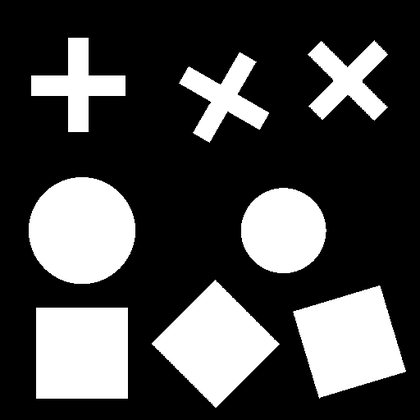
%> input picture 8.Image_Invariants/ksztalty.bmp, 420 x 420 px, shrunk from 512 x 512 before the run
$ octave second.m   (GNU Octave 9; MATLAB toolbox functions it lacks are replaced by stand-ins)
%> lines starting %> are read from the running program, lines starting %| are printed output that depends on the picture; in (x1, y1, x2, y2) boxes, pixels count from 0 and x2, y2 are one past the last pixel; in counts of white or black regions, pixels touching at a corner belong together; the program's own positions count from 1
### 8.Image_Invariants/obliczWspolczynniki.m
%% Tomasz Kryjak
% Laboratorium Biocybernetyki
% Obliczanie wspolczynnikow ksztaltu - dla obrazu poindeksowanego

% Wejscie
% - obraz - poindeksowany obraz
% Wyjscie
% - wspolczyniki - dla kazdego obiektu  seria wspolczynnikow - kolejne
% kolumny : - Compacntess, Rmin/Rmax/ Blair-Bliss, Haralick, M7


function [ wspolczynniki ] = obliczWspolczynniki( obraz )

    %% Ile obiektow na obrazie ...
    % Zalozenie o dobrej indeksacji
    ileObiektow = max(obraz(:));

    % Wyznacznie parametrow z obiektu
    res = regionprops(obraz,'Area','BoundingBox','Image');

    % Macierz na wspolczynniki
    wspolczynniki = zeros(ileObiektow,5);

    % Kontenery na wspolczynniki
    Compactness = zeros(ileObiektow,1);
    rMinrMax = zeros(ileObiektow,1);
    BlairBliss = zeros(ileObiektow,1);
    Haralick = zeros(ileObiektow,1);
    M7 = zeros(ileObiektow,1);


    for i=1:ileObiektow
        %% Wyznaczanie wspolczynnika compactness
        S = res(i).Area;
        bb = res(i).BoundingBox;

        Compactness(i) = S / ((bb(3)*bb(4)));

        %% Wyznaczanie wspolczynnika rmin / rmax


        obiekt = res(i).Image;
        srodekCiezkosci = regionprops(obiekt,'Centroid');
        srodekCiezkosci=srodekCiezkosci.Centroid;

        kontur = bwperim(obiekt,8);

        ilePikseliNaKonturze = sum(kontur(:));

        odlOdSrodkaCiezkosci = zeros(ilePikseliNaKonturze,1);

        % Licznik po pikseleach konturu (odresowanie tablicy odleglosci)
        liczKontur=1;

        %% Do BB
        sumaOdlegosciOdSrCiezkosci = 0;
        mianownikaHaralicka = 0;
        [X Y] = size(kontur);

        %% Do M7
        m00 = S;
        M02 = 0;
        M20 = 0;
        M11 = 0;

        %% Iteracja po obrazku
        for xx=1:X
            for yy=1:Y

                %% Dotyczy Rmin/Rmax
                if (kontur(xx,yy) == 1 )
                   odlOdSrodkaCiezkosci(liczKontur) =  sqrt( (xx-srodekCiezkosci(1)) ^2 + (yy-srodekCiezkosci(2)) ^2 );
                   % Haralick
                   mianownikaHaralicka = mianownikaHaralicka + odlOdSrodkaCiezkosci(liczKontur)^2;
                   liczKontur = liczKontur +1;
                end


                %% Dotyczy Blaira-Bilissa
                if (obiekt(xx,yy) == 1 )
                    sumaOdlegosciOdSrCiezkosci = sumaOdlegosciOdSrCiezkosci + sqrt( (xx-srodekCiezkosci(1)) ^2 + (yy-srodekCiezkosci(2)) ^2 );

                end

                %% Dotyczy M7

                % M02 M20 i M11
                if (obiekt(xx,yy) == 1 )
                   M02 = M02 + (yy - srodekCiezkosci(2))^2;
                   M20 = M20 + (xx - srodekCiezkosci(1))^2;
                   M11 = M11 + (xx - srodekCiezkosci(1))*(yy - srodekCiezkosci(2));

                end


            end
        end

        Rmin = min(odlOdSrodkaCiezkosci);
        Rmax = max(odlOdSrodkaCiezkosci);

        rMinrMax(i) = sqrt(Rmin/Rmax);

        %% Blair - Bliss

        BlairBliss(i) = S / sqrt(2*pi*sumaOdlegosciOdSrCiezkosci);

        %% Haralick

        % Licznik
        licznikH = sum(odlOdSrodkaCiezkosci)^2;
        % Mianownik
        mianownikH = ilePikseliNaKonturze * mianownikaHaralicka -1;

        Haralick(i) = sqrt(licznikH/mianownikH);

        %% M7
        % Normalizacja
        N02 = M02 / m00^2;
        N20 = M20 / m00^2;
        N11 = M11 / m00^2;

        M7(i) = N20*N02 - N11^2;

        % Przypisanie wspolczynnikow...
        wspolczynniki(i,1) = Compactness(i);
        wspolczynniki(i,2) = rMinrMax(i);
        wspolczynniki(i,3) = BlairBliss(i);
        wspolczynniki(i,4) = Haralick(i);
        wspolczynniki(i,5) = M7(i);

    end


end

### 8.Image_Invariants/second.m
clear all;
close all;

image = imread('ksztalty.bmp');
%> image is the input picture: size 420x420 uint8; min 0, max 255, mean 71.4

figure(1)
subplot(1, 3, 1)
imshow(image, [])
title('Orginal')

subplot(1, 3, 2)
imshow(bwlabel(image, 4), [])
title('4 neighbours')

subplot(1, 3, 3)
imshow(bwlabel(image, 8), [])
title('8 neighbours')

figure(2)
labeled = bwlabel(image, 8);
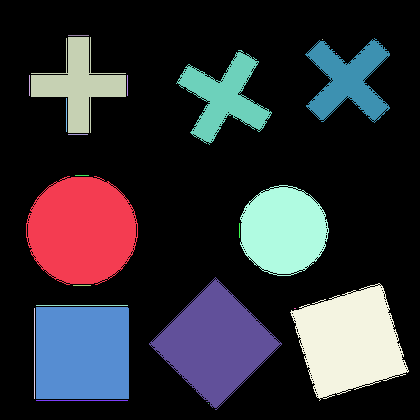
%> labeled: size 420x420 double; 24 distinct labels, from 0 to 23; one colour per label, 0 black
imshow(labeled, [])

wsp = obliczWspolczynniki(labeled);
%> in obliczWspolczynniki, `ileObiektow = max(obraz(:));`: ileObiektow = 23
%> in obliczWspolczynniki, `res = regionprops(obraz,'Area','BoundingBox','Image');`: res = 23 regions; largest, box (x1, y1, x2, y2) and Area: (26, 176, 138, 285) 9432, (290, 283, 409, 401) 8800, (149, 277, 282, 410) 8723, (36, 307, 129, 399) 8555, (240, 185, 329, 276) 6099
%> the loop in obliczWspolczynniki, `for i=1:ileObiektow` made 23 passes
%> (S, bb, srodekCiezkosci, ilePikseliNaKonturze, X, Y, m00, Rmin) on passes 2 to 11: (21, [29.5 75.5 1 21], [1 11], 21, 21, 1, 21, 10), (3825, [31.5 37.5 95 96], [48.12 48.43], 559, 96, 95, 3825, 13.21), (91, [34.5 308.5 1 91], [1 46], 91, 91, 1, 91, 45), (92, [36.5 305.5 92 1], [46.5 1], 92, 1, 92, 92, 45.5), (8555, [36.5 307.5 93 92], [46.99 46.51], 366, 92, 93, 8555, 45.01), (92, [36.5 400.5 92 1], [46.5 1], 92, 1, 92, 92, 45.5), (34, [66.5 98.5 1 34], [1 17.5], 34, 34, 1, 34, 16.5), (21, [68.5 35.5 21 1], [11 1], 21, 1, 21, 21, 10), (20, [68.5 134.5 20 1], [10.5 1], 20, 1, 20, 20, 9.5), (18, [73.5 285.5 18 1], [9.5 1], 18, 1, 18, 18, 8.5)
%> (S, bb, obiekt, kontur, ilePikseliNaKonturze, X, Y, m00) on passes 16, 22, 23: (1, [208.5 403.5 1 1], true, true, 1, 1, 1, 1), (1, [322.5 39.5 1 1], true, true, 1, 1, 1, 1), (1, [336.5 53.5 1 1], true, true, 1, 1, 1, 1)
%> pass 1, in obliczWspolczynniki, `obiekt = res(i).Image;`:
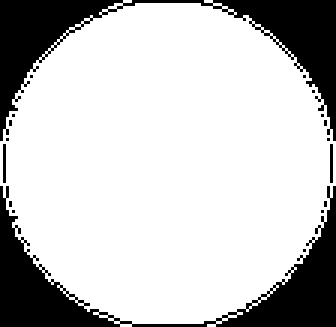
%> obiekt: size 109x112 logical (shown 3 times larger); 77.3% white; 18 black regions (16 under 20 px), largest, box (x1, y1, x2, y2) and area: (0, 0, 112, 47) 1374, (0, 62, 112, 109) 1358
%> pass 1, in obliczWspolczynniki, `kontur = bwperim(obiekt,8);`:
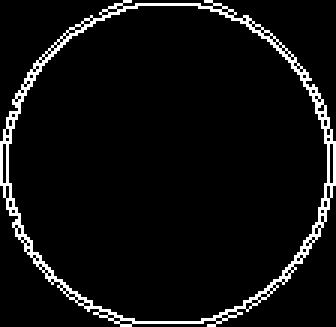
%> kontur: size 109x112 logical (shown 3 times larger); 5.9% white in thin lines or dots
%> after the loop in obliczWspolczynniki, `for i=1:ileObiektow`: Compactness = 23 values, max 1 at index 2, min 0.419 at index 3, mean 0.87; Haralick = 23 values, max 1.14 at index 20, min 0 at index 16, mean 0.853; M7 = 23 values, max 172.5 at index 5, min 0 at index 16, mean 25.33; wspolczynniki = 23 rows, first 8: [0.773 0.935 6.41 0.999 0.00639; 1 0.669 0.474 0.966 8.31; 0.419 0.518 4.71 0.952 0.0139; 1 0.669 0.466 0.968 168.7; 1 0.669 0.466 0.968 172.5; 1 0.834 6.2 0.994 0.00695; 1 0.669 0.466 0.968 172.5; 1 0.669 0.47 0.967 22.67]
%> wsp has the same summary as wspolczynniki in obliczWspolczynniki
[XX, YY] = size(labeled);
%> XX = 420; YY = 420

figure(3)
subplot(2, 3, 1)
imshow(labeled, [])
title('Orginal')
r = regionprops(labeled,'Centroid');
%> r = 23 regions; first 5, Centroid: [82.5 231.1], [30 86], [79.1 85.4], [35 354], [82.5 306]
for i=1:length(r)
    text(r(i).Centroid(1),r(i).Centroid(2),['\color{magenta}',num2str(i)]);
end
%> this loop made 23 passes

subplot(2, 3, 2)
labeled = uint8(bwlabel(image, 8));
%> labeled: size 420x420 uint8; 24 distinct labels, from 0 to 23
for i = 1:XX
   for j = 1:YY
        piksel = labeled(i,j);
        if piksel ~= 0 && ~(wsp(piksel,1) > 0.77 && wsp(piksel,1) < 0.79) % kolo 1 i 6
            labeled(i,j) = 0;
        end
   end
end
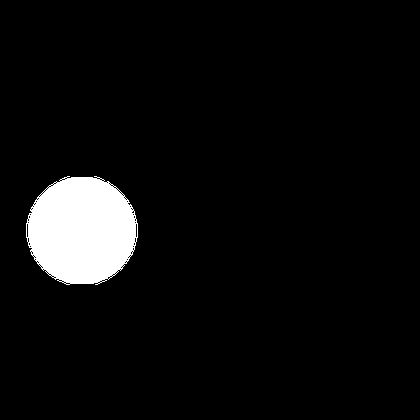
%> labeled: size 420x420 uint8; values 0 (black) and 1 (white), 5.3% white; 1 white region, box (x1, y1, x2, y2) and area: (26, 176, 138, 285) 9432
imshow(labeled, [])
title('Compactness')
r = regionprops(labeled,'Centroid');
%> r = 1 region; Centroid: [82.5 231.1]
for i=1:length(r)
    text(r(i).Centroid(1),r(i).Centroid(2),['\color{magenta}',num2str(i)]);
end
%> this loop made 1 pass

subplot(2, 3, 3)
labeled = bwlabel(image, 8);
for i = 1:XX
   for j = 1:YY
        piksel = labeled(i,j);
        if piksel ~= 0 && ~(wsp(piksel,2) > 0.51 && wsp(piksel,2) < 0.53) % krzyzyk 2, 5, 8
            labeled(i,j) = 0;
        end
   end
end
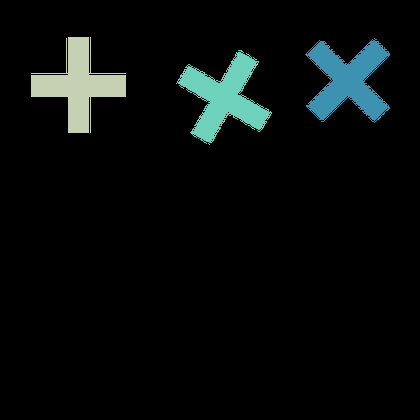
%> labeled: size 420x420 double; 4 distinct labels, from 0 to 21; one colour per label, 0 black
imshow(labeled, [])
title('Rmin/Rmax')
r = regionprops(labeled,'Centroid');
%> r = 21 regions; first 5, Centroid: [0 0], [0 0], [79.1 85.4], [0 0], [0 0]
for i=1:length(r)
    text(r(i).Centroid(1),r(i).Centroid(2),['\color{magenta}',num2str(i)]);
end
%> this loop made 21 passes

subplot(2, 3, 4)
labeled = bwlabel(image, 8);
for i = 1:XX
   for j = 1:YY
        piksel = labeled(i,j);
        if piksel ~= 0 && ~(wsp(piksel,3) > 6.76 && wsp(piksel,3) < 6.82) % kwadrat 3, 4, 7
            labeled(i,j) = 0;
        end
   end
end
%> labeled: size 420x420 double; every value is 0
imshow(labeled, [])
title('Blair - Bliss')
r = regionprops(labeled,'Centroid');
%> r = 0 regions
for i=1:length(r)
    text(r(i).Centroid(1),r(i).Centroid(2),['\color{magenta}',num2str(i)]);
end
%> this loop made 0 passes

subplot(2, 3, 5)
labeled = bwlabel(image, 8);
for i = 1:XX
   for j = 1:YY
        piksel = labeled(i,j);
        if piksel ~= 0 && ~(wsp(piksel,4) > 0.995 && wsp(piksel,4) < 1.1) % kolo 1, 6
            labeled(i,j) = 0;
        end
   end
end
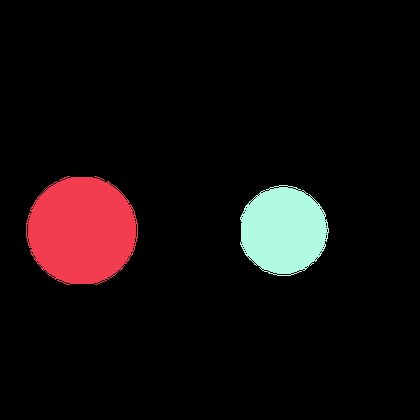
%> labeled: size 420x420 double; 3 distinct labels, from 0 to 18; one colour per label, 0 black
imshow(labeled, [])
title('Haralick')
r = regionprops(labeled,'Centroid');
%> r = 18 regions; first 5, Centroid: [82.5 231.1], [0 0], [0 0], [0 0], [0 0]
for i=1:length(r)
    text(r(i).Centroid(1),r(i).Centroid(2),['\color{magenta}',num2str(i)]);
end
%> this loop made 18 passes

subplot(2, 3, 6)
labeled = bwlabel(image, 8);
for i = 1:XX
   for j = 1:YY
        piksel = labeled(i,j);
        if piksel ~= 0 && ~(wsp(piksel,5) > 0.01 && wsp(piksel,5) < 0.02) % krzyz 2, 5, 8
            labeled(i,j) = 0;
        end
   end
end
%> labeled: size 420x420 double; 5 distinct labels, from 0 to 21
imshow(labeled, [])
title('M7')
r = regionprops(labeled,'Centroid');
%> r = 21 regions; first 5, Centroid: [0 0], [0 0], [79.1 85.4], [0 0], [0 0]
for i=1:length(r)
    text(r(i).Centroid(1),r(i).Centroid(2),['\color{magenta}',num2str(i)]);
end
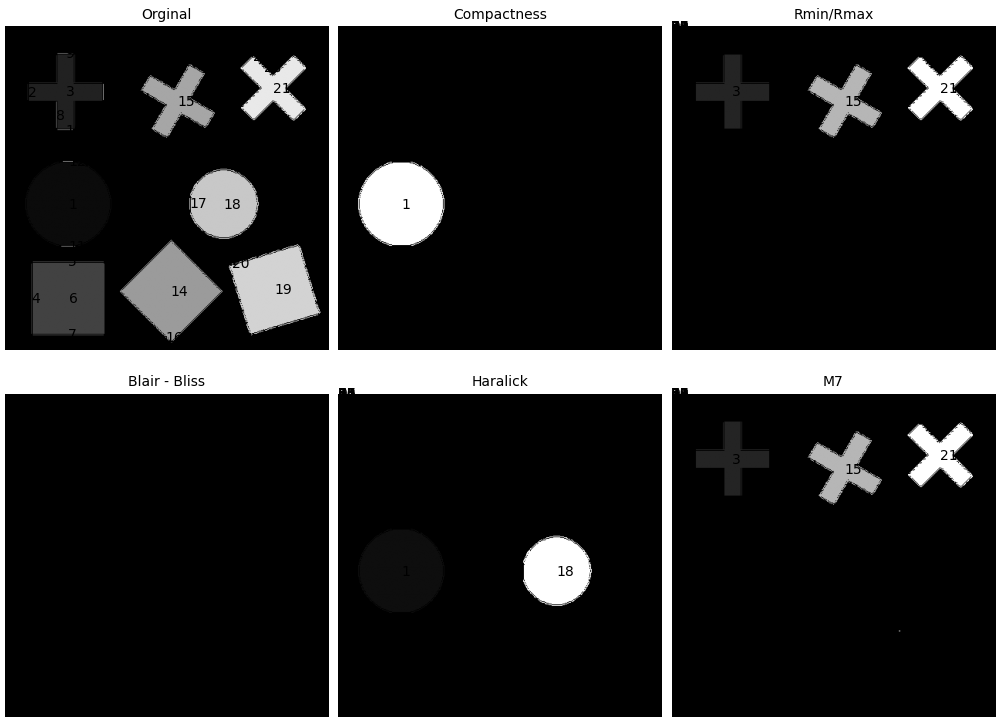
%> figure redrawn from the program's plot data, 6 panels

$ run again, with 8.Image_Invariants/indeks1.bmp copied over 8.Image_Invariants/ksztalty.bmp
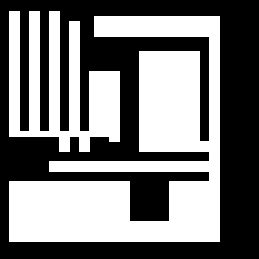
%> input picture 8.Image_Invariants/indeks1.bmp, 259 x 259 px
%> image is the input picture: size 259x259 uint8; 47.2% white; 2 white regions, box (x1, y1, x2, y2) and area: (9, 16, 220, 242) 23561, (9, 11, 120, 152) 8081
%> `labeled = bwlabel(image, 8);`:
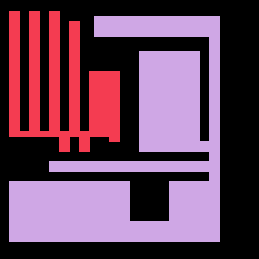
%> labeled: size 259x259 double; 3 distinct labels, from 0 to 2; one colour per label, 0 black
%> ileObiektow = 2
%> res = 2 regions; box (x1, y1, x2, y2) and Area: (9, 16, 220, 242) 23561, (9, 11, 120, 152) 8081
%> the loop in obliczWspolczynniki, `for i=1:ileObiektow` made 2 passes
%> (S, bb, srodekCiezkosci, ilePikseliNaKonturze, X) on passes 1 to 2: (8081, [9.5 11.5 111 141], [52.75 76.81], 1360, 141), (23561, [9.5 16.5 211 226], [131 136.6], 1820, 226)
%> pass 2, in obliczWspolczynniki, `kontur = bwperim(obiekt,8);`:
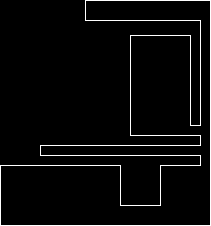
%> kontur: size 226x211 logical; 3.8% white in thin lines or dots
%> after the loop in obliczWspolczynniki, `for i=1:ileObiektow`: BlairBliss = [4.8; 6.65]; Compactness = [0.516; 0.494]; Haralick = [0.932; 0.917]; M7 = [0.048; 0.0248]; odlOdSrodkaCiezkosci = 1820 values, max 165.6 at index 1610, min 4.99 at index 766, mean 85.51; rMinrMax = [0.235; 0.174]; wspolczynniki = [0.516 0.235 4.8 0.932 0.048; 0.494 0.174 6.65 0.917 0.0248]
%> wsp has the same summary as wspolczynniki in obliczWspolczynniki
%> `r = regionprops(labeled,'Centroid');`: r = 2 regions; Centroid: [61.8 87.8], [140 152.6]
%> the loop `for i=1:length(r)` made 2 passes
%> `r = regionprops(labeled,'Centroid');`: r = 0 regions
